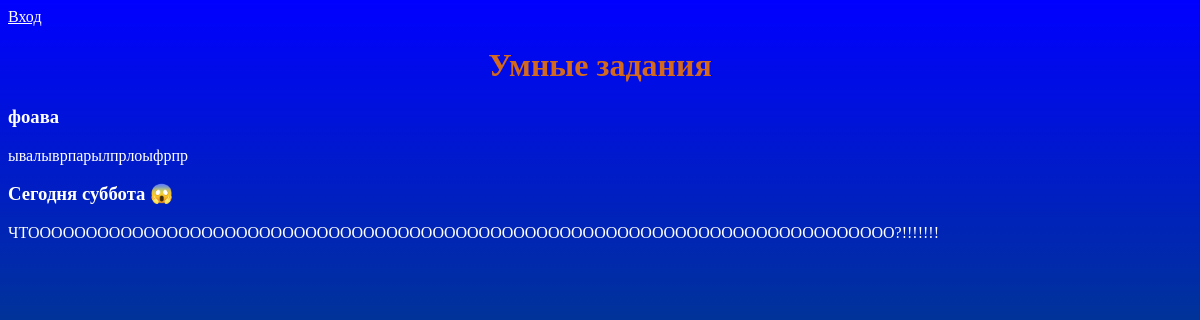
The page / on the database its author committed.
### main/models.py (models this page shows, shortened)
class News(models.Model):
    title = models.CharField("Заголовок", max_length=255, default="")
    text = models.TextField("Текст")
    date = models.DateTimeField("Дата", auto_now=True)
    create_user = models.ForeignKey(User, verbose_name="Пользователь", on_delete=models.SET_NULL, blank=True, null=True)
    class Meta:
        verbose_name= 'Новость'
        verbose_name_plural = "Новости"

### main/views.py (the view)
# urls.py: path("", views.index, name="index")
def index(request):
    news = models.News.objects.all()
    return render(request, "index.html", {
        "news":news
    })

### main/templates/index.html
{% extends 'base.html' %}
{%block content%}
    <a href="{%url 'account_login'%}">Вход</a>
    <h1>
        Умные задания
    </h1>
    {%for item in news%}
        <h3>{{item.title}}</h3>
        <p>{{item.text}}</p>
    {%endfor%}
{%endblock%}

### static/css/main.css (style rules this page uses)
html, body { height: 100%; }
body { background: linear-gradient(blue, green); }
h1 { font-family: Bradley Hand, cursive; color: chocolate; font-weight: bold; text-align: center; }
h3 { color: white }
p { color: white }
a { color: white; }

### rows shown on the page
News: title "фоава", text "ывалыврпарылпрлоыфрпр"
News: title "Сегодня суббота 😱", text "ЧТООООООООООООООООООООООООООООООООООООООООООООООООООООООООООООООООООООООООООО?!!!!!!!"
